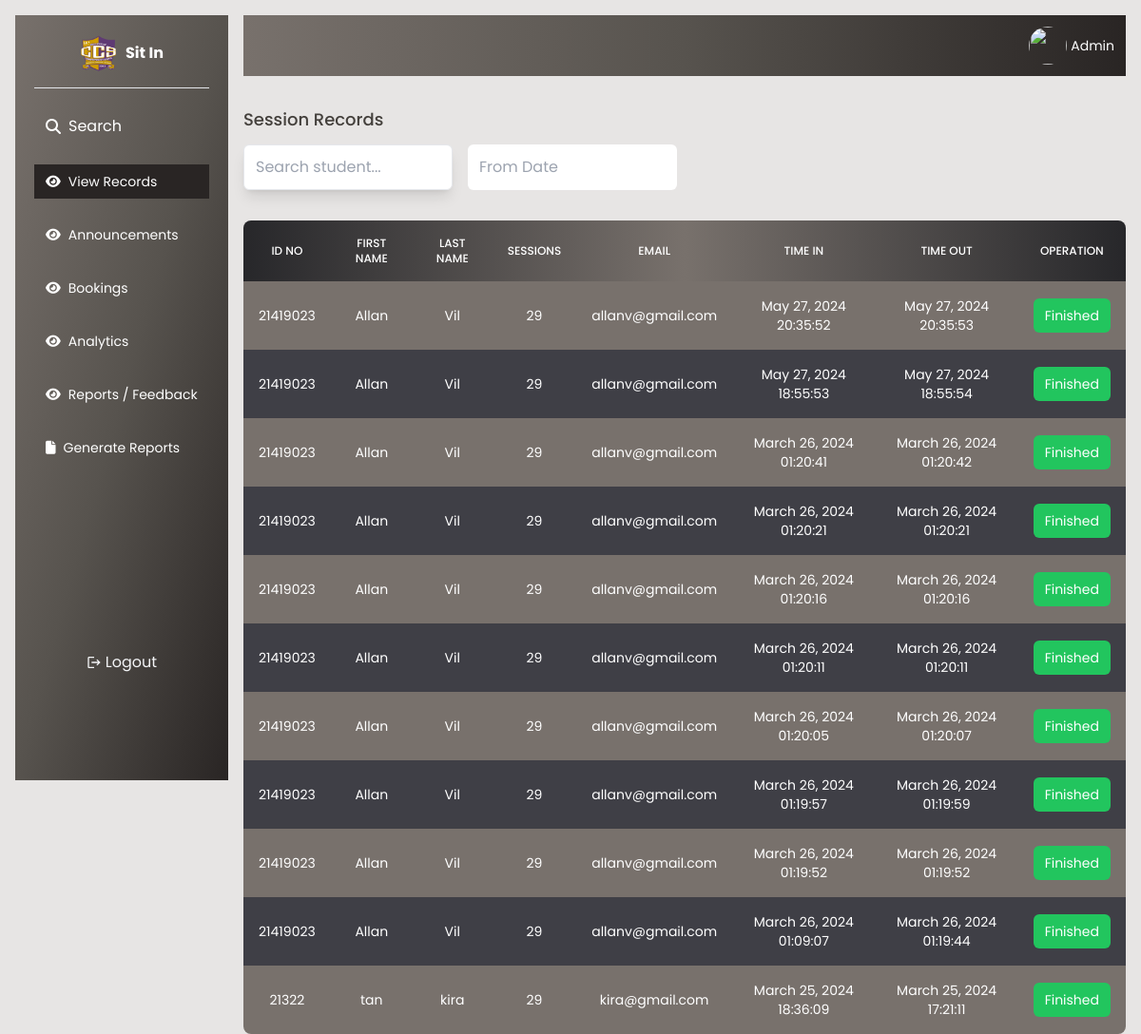
The app's page /admin/records.php (signed in), older data.
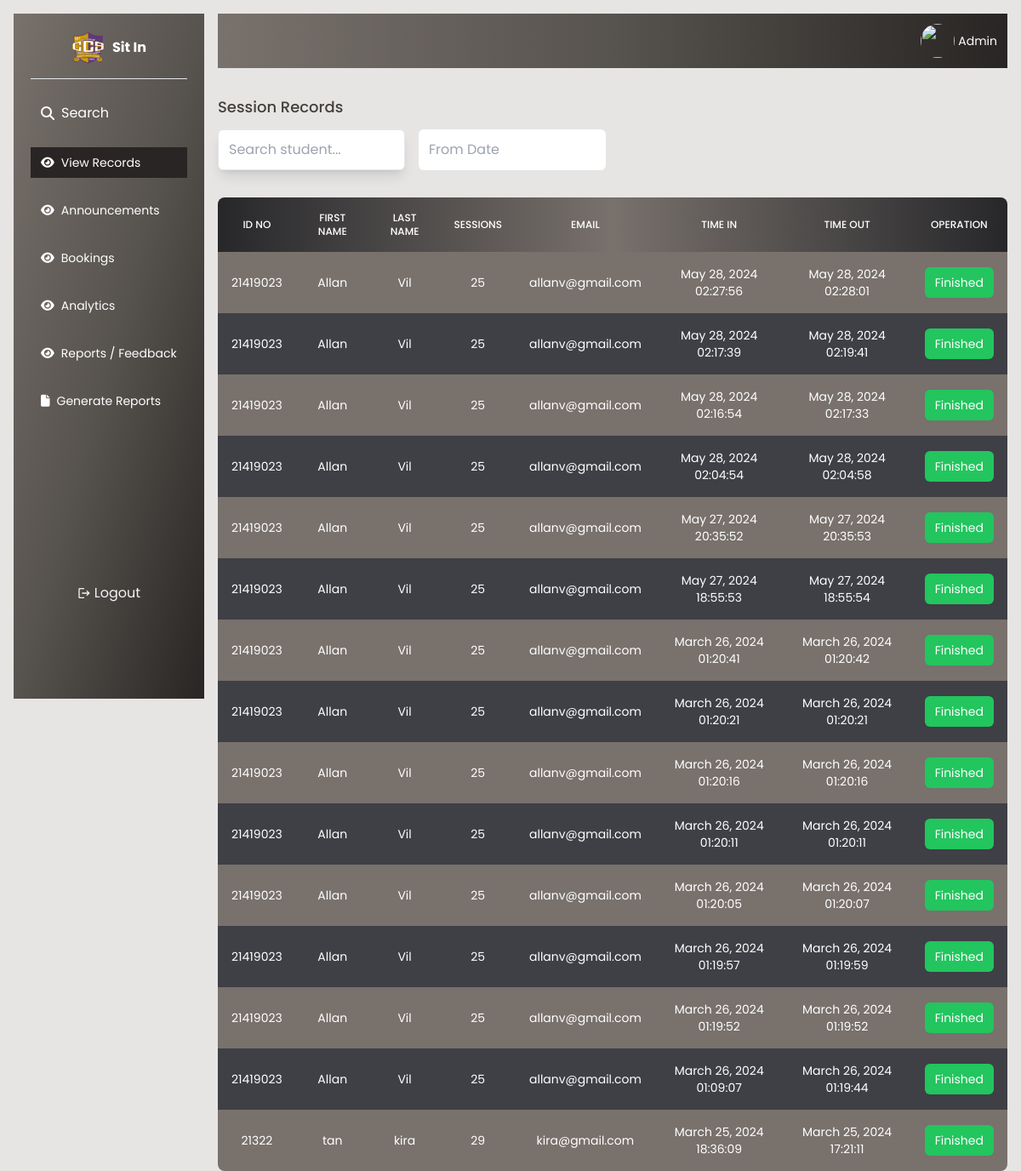
The same page, newer data.
### tables this page shows
CREATE TABLE `sessions` (
  `session_id` int(11) NOT NULL,
  `student_id` int(11) NOT NULL,
  `laboratory` varchar(254) NOT NULL,
  `purpose` varchar(254) NOT NULL,
  `time_in` datetime DEFAULT current_timestamp(),
  `time_out` datetime DEFAULT NULL
);

CREATE TABLE `student` (
  `id` int(11) NOT NULL,
  `email` varchar(250) NOT NULL,
  `password` varchar(250) NOT NULL,
  `firstname` varchar(150) NOT NULL,
  `lastname` varchar(150) NOT NULL,
  `middlename` varchar(150) NOT NULL,
  `age` int(150) NOT NULL,
  `gender` varchar(150) NOT NULL,
  `address` varchar(150) NOT NULL,
  `phone` int(150) NOT NULL,
  `idno` int(150) NOT NULL,
  `sessions` int(11) NOT NULL DEFAULT 30
);

### admin/records.php (the view, shortened to what the changed rows need)
<?php
require './db.php';
$students = [];
$query = "SELECT * FROM sessions INNER JOIN student ON student.id = sessions.student_id ORDER BY time_out desc";
$result = $connection->query($query);
if ($result->num_rows > 0) {
    while($row = $result->fetch_assoc()) {
        $students[] = $row;
    }
}
?>
<!DOCTYPE html>
<html lang="en">
<head>
     <link rel="stylesheet" href="../style.css">
    <script src="https://cdn.tailwindcss.com"></script>
    <link rel="stylesheet" href="https://cdnjs.cloudflare.com/ajax/libs/font-awesome/6.5.1/css/all.min.css"
 />
    <link rel="stylesheet" href="https://cdn.jsdelivr.net/npm/flatpickr/dist/flatpickr.min.css">
</head>
<body class="bg-stone-200">
    <?php require './sidebar.php';?>
    <main class="flex-1 lg:ml-64  lg:mt-4 mr-4">
       <div class="flex flex-col gap-8  rounded-xs">
        <div class="">
            <h1 class="font-medium text-lg text-stone-700">Session Records</h1>
        </div>
             <table class=" w-full text-sm text-left rtl:text-right text-white rounded-lg overflow-hidden">
                <thead class="text-xs bg-gradient-to-r from-zinc-800 via-stone-500 to-zinc-800 uppercase rounded-md">
                    <tr>
                        <th class="border px-4 py-4 font-medium border-none text-center font-bold">ID NO
                        </th>
                        <th class="border px-4 py-4 font-medium border-none  text-center">FIRST NAME</th>
                        <th class="border px-4 py-4 font-medium border-none  text-center">LAST NAME</th>
                        <th class="border px-4 py-4 font-medium border-none  text-center">SESSIONS</th>
                        <th class="border px-4 py-4 font-medium border-none  text-center">EMAIL</th>
                        <th class="border px-4 py-4 font-medium border-none  text-center">TIME IN</th>
                        <th class="border px-4 py-4 font-medium border-none  text-center">TIME OUT</th>
                        <th class="border px-4 py-4 font-medium border-none  text-center">Operation</th>
                    </tr>
                </thead>
                <tbody id="tbody" class="relative">
                <?php
            foreach ($students as $student) {
                    $timeout = $student['time_out'] != null ? date('F j, Y H:i:s', strtotime($student['time_out'])) : "";
                    $timein = $student['time_in'] != null ? date('F j, Y H:i:s', strtotime($student['time_in'])) : '<a href="./timein.php?id='.$student['id'].'&s_id='.$student['session_id'].'" class="text-white bg-green-500 px-3 p-2 rounded-md">Time In</a>';
                   echo '<tr class="odd:bg-stone-500 bg-zinc-700">
                        <td class="border px-4 py-4 border-none text-center text-xs md:text-sm text-white">' . $student['idno'] . '</td>
                        <td class="border px-4 py-4 border-none text-center text-xs md:text-sm text-white">' . $student['firstname'] . '</td>
                        <td class="border px-4 py-4 border-none text-center text-xs md:text-sm text-white">' . $student['lastname'] . '</td>
                        <td class="border px-4 py-4 border-none text-center text-xs md:text-sm text-white">' . $student['sessions'] . '</td>
                        <td class="border px-4 py-4 border-none text-center text-xs md:text-sm text-white">' . $student['email'] . '</td>
                        <td class="border px-4 py-4 border-none text-center text-xs md:text-sm text-white">' . $timein . '</td>
                        <td class="border px-4 py-4 border-none text-center text-xs md:text-sm text-white">' . $timeout . '</td>
                        <td class="border px-4 py-4 border-none text-center text-xs md:text-sm text-white">' .
                            ($student['time_out'] !== null
                                ? '<span class="text-white bg-green-500 px-3 p-2 rounded-md">Finished</span>'
                                : ($student['time_in'] !== null
                                    ? '<a href="./timeout.php?id=' . $student['id'] . '&s_id=' . $student['session_id'] . '" class="text-white bg-red-500 px-3 p-2 rounded-md">Logout</a>'
                                    : '')
                        ) . '</td>
                    </tr>';
                }
            ?>
                </tbody>
            </table>
        </div>
    </main>
</body>
</html>

Row changes from the older to the newer data that the page shows:
added sessions: student.idno "21419023", student.firstname "Allan", student.lastname "Vil", student.sessions "25", student.email "allanv@gmail.com", time_in "May 28, 2024 02:27:56", time_out "May 28, 2024 02:28:01", shows "Finished"
added sessions: student.idno "21419023", student.firstname "Allan", student.lastname "Vil", student.sessions "25", student.email "allanv@gmail.com", time_in "May 28, 2024 02:17:39", time_out "May 28, 2024 02:19:41", shows "Finished"
added sessions: student.idno "21419023", student.firstname "Allan", student.lastname "Vil", student.sessions "25", student.email "allanv@gmail.com", time_in "May 28, 2024 02:16:54", time_out "May 28, 2024 02:17:33", shows "Finished"
added sessions: student.idno "21419023", student.firstname "Allan", student.lastname "Vil", student.sessions "25", student.email "allanv@gmail.com", time_in "May 28, 2024 02:04:54", time_out "May 28, 2024 02:04:58", shows "Finished"
changed through a linked row, sessions "May 27, 2024 20:35:52": student.sessions "29" → "25"
changed through a linked row, sessions "May 27, 2024 18:55:53": student.sessions "29" → "25"
changed through a linked row, sessions "March 26, 2024 01:20:41": student.sessions "29" → "25"
changed through a linked row, sessions "March 26, 2024 01:20:21": student.sessions "29" → "25"
changed through a linked row, sessions "March 26, 2024 01:20:16": student.sessions "29" → "25"
changed through a linked row, sessions "March 26, 2024 01:20:11": student.sessions "29" → "25"
changed through a linked row, sessions "March 26, 2024 01:20:05": student.sessions "29" → "25"
changed through a linked row, sessions "March 26, 2024 01:19:57": student.sessions "29" → "25"
changed through a linked row, sessions "March 26, 2024 01:19:52": student.sessions "29" → "25"
changed through a linked row, sessions "March 26, 2024 01:09:07": student.sessions "29" → "25"
